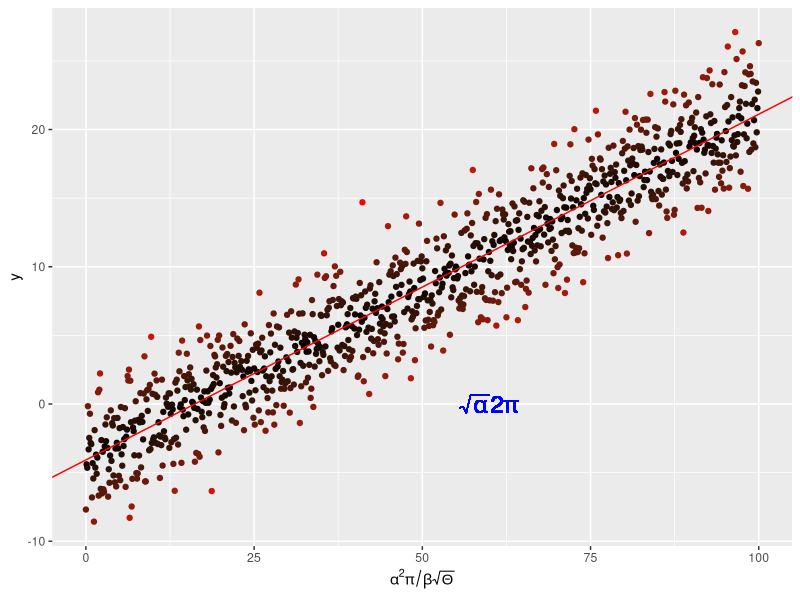

Write R code to recreate this figure. (Note: this script raises an error after producing the figure.)
#!/usr/bin/env Rscript --vanilla

# Title: plotLin.R
# Author details: Ioan Evans, Contact details: ie917@ic.ac.uk
# Date: Nov 2020
# Script and data info: Example mathematical annotation on an axis and in the plot area.
# Copyright statement: none

## Housekeeping
rm(list = ls())
graphics.off()

## Load packages
require(ggplot2)

## Create some linear regression data
x <- seq(0, 100, by = 0.1)
y <- -4. + 0.25 * x + rnorm(length(x), mean = 0., sd = 2.5)

## Put the data in a dataframe
my_data <- data.frame(x = x, y = y)

## Perform linear regression
my_lm <- summary(lm(y ~ x, data = my_data))

## Plot the data
p <- ggplot(my_data, aes(x = x, y = y, colour = abs(my_lm$residual))) +
  geom_point() +
  scale_colour_gradient(low = "black", high = "red") +
  theme(legend.position = "none") +
  scale_x_continuous(expression(alpha^2 * pi / beta * sqrt(Theta)))

## Add the regression line
p <- p + geom_abline(intercept = my_lm$coefficients[1][1],
                     slope = my_lm$coefficients[2][1],
                     colour = "red")

## Throw some maths on the plot
p <- p + geom_text(aes(x = 60, y = 0,
                       label = "sqrt(alpha) * 2 * pi"),
                   parse = TRUE, 
                   size = 6,
                   colour = "blue")

## Exporting as pdf
pdf("../Results/MyLinReg.pdf")
print(p)
dev.off()

print("Script done!")